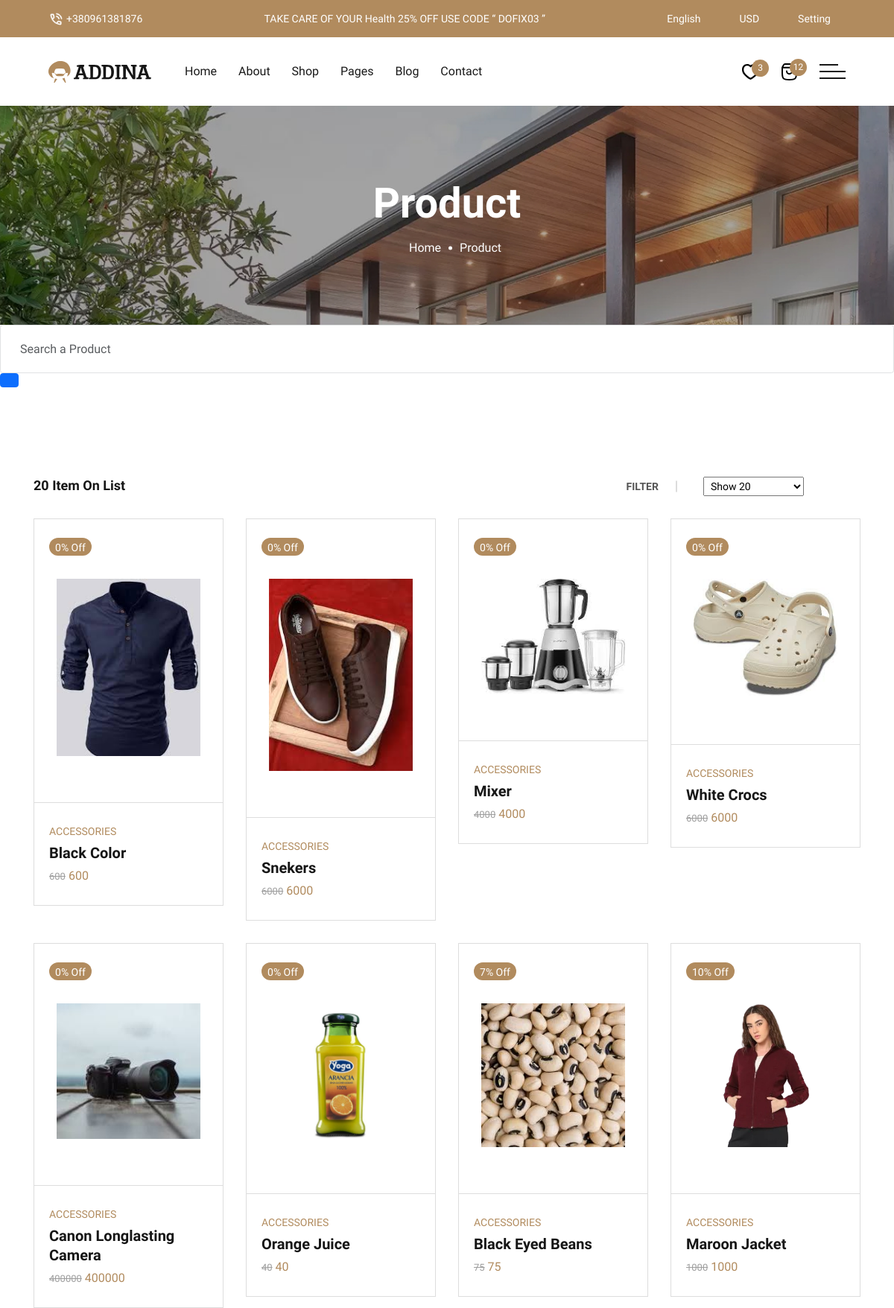
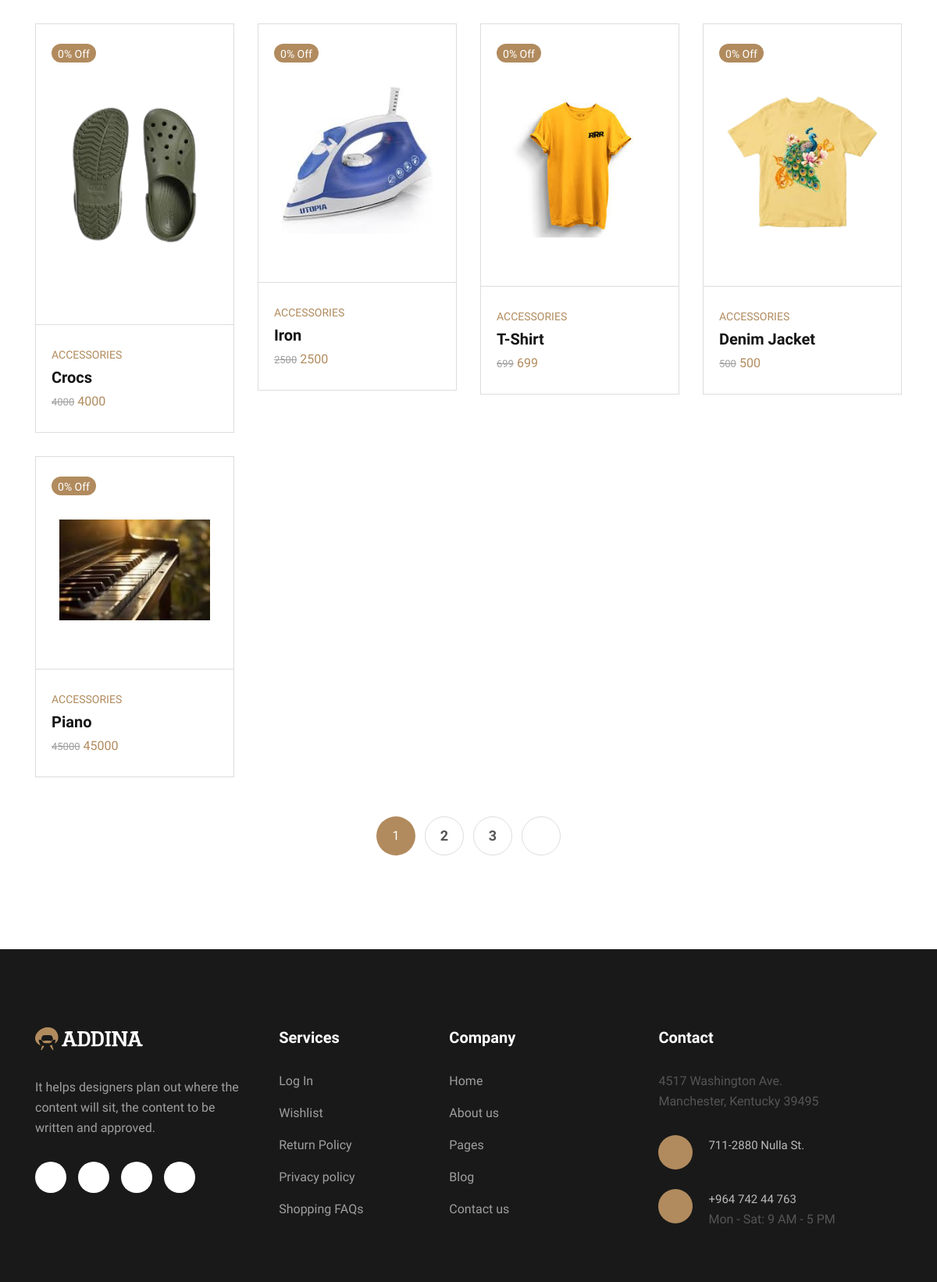
The app's page /product/ (upper part) with its own data (2 pictures, top to bottom).
### backend/models.py (models this page shows)
class productdata(models.Model):
    pcategory = models.CharField(max_length=100)
    psubcategory = models.CharField(max_length=100)
    name = models.CharField(max_length=100, blank = False, null = False)
    discription = models.CharField(max_length=100, blank = False, null = False)
    price = models.CharField(max_length=100, blank = False, null = False)
    quantity = models.CharField(max_length=100)
    discount = models.CharField(max_length=100)
    pstatus = models.CharField(max_length=100,default=0)
    image = models.FileField(upload_to='media/',default='')

### firstapp/views.py (the view)
# urls.py: path('product/',product),
def product(request):
    if 'search' in request.POST:
        query = request.POST['search']
        myobj = productdata.objects.filter(name__icontains=query).all()
    else:
        myobj = productdata.objects.all().order_by('-id')
    return render(request, 'product.html',{'obj':myobj})

### firstapp/templates/product.html (shortened to what this page needs)
{% load static %}
{% include 'header1.html' %}
<!doctype html>
<html class="no-js" lang="zxx">
<body>
   <main>
      <div class="breadcrumb__area theme-bg-1 p-relative z-index-11 pt-95 pb-95">
         <div class="breadcrumb__thumb" data-background="assets/imgs/bg/breadcrumb-bg-furniture.jpg"></div>
         <div class="container">
            <div class="row justify-content-center">
               <div class="col-xxl-12">
                  <div class="breadcrumb__wrapper text-center">
                     <h2 class="breadcrumb__title">Product</h2>
                     <div class="breadcrumb__menu">
                        <nav>
                           <ul>
                              <li><span><a href="/">Home</a></span></li>
                              <li><span>Product</span></li>
                           </ul>
                        </nav>
                     </div>
                  </div>
               </div>
            </div>
         </div>
      </div>
      <form  method="post">
         <div class="form-group">
             <input type="text" class="form-control" name="search" id="search exampleInputPassword1" placeholder="Search a Product">
             <button type="submit" class="btn btn-primary"><i class="fa fa-search"></i></button>
         </div>
     </form>
      <section class="bd-product__area section-space">
         <div class="container">
            <div class="row">
               <div class="col-xxl-4 col-xl-4 col-lg-4 col-md-6">
                  <div class="bd-product__result mb-30">
                     <h4>20 Item On List</h4>
                  </div>
               </div>
               <div class="col-xxl-8 col-xl-8 col-lg-8 col-md-6">
                  <div
                     class="product__filter-wrapper d-flex flex-wrap gap-3 align-items-center justify-content-md-end mb-30">
                     <div class="bd-product__filter-btn">
                        <button type="button"><i class="fa-solid fa-list"></i> Filter</button>
                     </div>
                     <div class="product__filter-count d-flex align-items-center">
                        <div class="btn-dropdown__options">
                           <select>
                              <option>Show 20</option>
                           </select>
                        </div>
                        <div class="bd-product__filter-style nav nav-tabs" role="tablist">
                           <button class="nav-link active" id="nav-grid-tab" data-bs-toggle="tab"
                              data-bs-target="#nav-grid" type="button" role="tab" aria-selected="false"><i
                                 class="fa-solid fa-grid"></i></button>
                           <button class="nav-link" id="nav-list-tab" data-bs-toggle="tab" data-bs-target="#nav-list"
                              type="button" role="tab" aria-selected="true"><i class="fa-solid fa-bars"></i></button>
                        </div>
                     </div>
                  </div>
               </div>
            </div>
            <div class="row">
               <div class="col-xxl-12">
                  <div class="product__filter-tab">
                     <div class="tab-content" id="nav-tabContent">
                        <div class="tab-pane fade active show" id="nav-grid" role="tabpanel"
                           aria-labelledby="nav-grid-tab">
                           <div class="row g-5">
                              {% for x in obj %}
                              <div class="col-xxl-3 col-xl-3 col-lg-4 col-md-6 col-sm-6">
                                 <div class="product-item">
                                    <div class="product-badge">
                                       <span class="product-trending">{{x.discount}}% off</span>
                                    </div>
                                    <div class="product-thumb">
                                       <a href="/productdetails/{{x.id}}"><img src="/media/{{x.image}}" alt=""></a>
                                    </div>
                                    <div class="product-content">
                                       <div class="product-tag">
                                          <span>ACCESSORIES</span>
                                       </div>
                                       <h4 class="product-title"><a href="/productdetails/{{x.id}}">{{x.name}}</a>
                                       </h4>
                                       <div class="product-price">
                                          <span class="product-old-price"><del>{{x.price}}</del></span>
                                          <span class="product-new-price">{{x.price}}</span>
                                       </div>
                                    </div>
                                 </div>
                              </div>
                              {% endfor %}
                           </div>
                        </div>
                     </div>
                  </div>
               </div>
            </div>
            <div class="row">
               <div class="bd-basic__pagination mt-50 d-flex align-items-center justify-content-center">
                  <nav>
                     <ul>
                        <li>
                           <span class="current">1</span>
                        </li>
                        <li>
                           <a href="#">2</a>
                        </li>
                        <li>
                           <a href="#">3</a>
                        </li>
                        <li>
                           <a href="#"><i class="fa-regular fa-angle-right"></i></a>
                        </li>
                     </ul>
                  </nav>
               </div>
            </div>
         </div>
      </section>
   </main>
   {% include 'footer1.html' %}
</body>
</html>

### firstapp/templates/header1.html (shortened to what this page needs)
{% load static %}
<head>
    <link rel="stylesheet" href="{% static 'assets/css/bootstrap.min.css' %}">
    <link rel="stylesheet" href="{% static 'assets/css/meanmenu.min.css' %}">
    <link rel="stylesheet" href="{% static 'assets/css/animate.css' %}">
    <link rel="stylesheet" href="{% static 'assets/css/swiper.min.css' %}">
    <link rel="stylesheet" href="{% static 'assets/css/slick.css' %}">
    <link rel="stylesheet" href="{% static 'assets/css/magnific-popup.css' %}">
    <link rel="stylesheet" href="{% static 'assets/css/fontawesome-pro.css' %}">
    <link rel="stylesheet" href="{% static 'assets/css/spacing.css' %}">
    <link rel="stylesheet" href="{% static 'assets/css/main.css' %}">
 </head>
 <header>
    <div class="header">
       <div class="header-top-area grocery__top-header">
          <div class="header-layout-4">
             <div class="header-to-main d-none d-sm-flex">
                <div class="link-text">
                   <span><img src="{% static 'assets/imgs/icons/call.png' %}" alt=""></span>
                   <a href="tel:+380961381876">+380961381876</a>
                </div>
                <div class="header-top-notice d-none d-lg-block">
                   <p>TAKE CARE OF YOUR Health <span class="text-white">25% OFF</span> USE CODE “ DOFIX03 ”</p>
                </div>
                <div class="tp-header-top-menu d-flex align-items-center justify-content-end">
                   <div class="header-lang-item header-lang">
                      <span class="header-lang-toggle text-white" id="header-lang-toggle">English</span>
                   </div>
                   <div class="header-lang-item tp-header-currency">
                      <span class="header-currency-toggle text-white" id="header-currency-toggle">USD</span>
                   </div>
                   <div class="header-lang-item tp-header-setting">
                      <span class="header-setting-toggle text-white" id="header-setting-toggle">Setting</span>
                   </div>
                </div>
             </div>
          </div>
       </div>
       <div class="header-layout-4 header-bottom">
          <div id="header-sticky" class="header-4">
             <div class="mega-menu-wrapper">
                <div class="header-main-4">
                   <div class="header-left">
                      <div class="header-logo">
                         <a href="/">
                            <img src="{% static 'assets/imgs/furniture/logo/logo.svg' %}" alt="logo not found">
                         </a>
                      </div>
                      <div class="mean__menu-wrapper furniture__menu d-none d-lg-block">
                         <div class="main-menu">
                            <nav id="mobile-menu">
                               <ul>
                                  <li class="has-dropdown">
                                     <a href="/">Home</a>
                                  </li>
                                  <li>
                                     <a href="/about">About</a>
                                  </li>
                                  <li class="has-dropdown">
                                     <a href="/product">Shop</a>
                                  </li>
                                  <li class="has-dropdown">
                                     <a href="/about">Pages</a>
                                  </li>
                                  <li class="has-dropdown">
                                     <a href="/blog">Blog</a>
                                  </li>
                                  <li>
                                     <a href="/contact">Contact</a>
                                  </li>
                               </ul>
                            </nav>
                         </div>
                      </div>
                   </div>
                   <div class="header-right d-inline-flex align-items-center justify-content-end">
                      <div class="header-action d-flex align-items-center ml-30">
                         <div class="header-action-item">
                            <a href="/wishlist" class="header-action-btn">
                               <span class="header-action-badge bg-furniture">3</span>
                            </a>
                         </div>
                         <div class="header-action-item">
                            <a href="/cart/{{data.id}}" class="header-action-btn cartmini-open-btn">
                               <span class="header-action-badge bg-furniture">12</span>
                            </a>
                         </div>
                      </div>
                      <div class="header-humbager ml-30">
                         <a class="sidebar__toggle" href="javascript:void(0)">
                            <div class="bar-icon-2">
                               <span></span>
                               <span></span>
                               <span></span>
                            </div>
                         </a>
                      </div>
                   </div>
                </div>
             </div>
          </div>
       </div>
    </div>
 </header>

### firstapp/templates/footer1.html (shortened to what this page needs)
{% load static %}
 <footer class="footer-bg">
    <div class="footer-area pt-100 pb-20">
       <div class="footer-style-4">
          <div class="container">
             <div class="footer-grid-3">
                <div class="footer-widget-4">
                   <div class="footer-logo mb-35">
                      <a href="/"><img src="{% static 'assets/imgs/furniture/logo/logo-light.svg' %}"
                            alt="image bnot found"></a>
                   </div>
                   <p>It helps designers plan out where the content will sit, the content to be written and approved.
                   </p>
                   <div class="theme-social">
                      <a class="furniture-bg-hover" href="#"><i class="fa-brands fa-facebook-f"></i></a>
                      <a class="furniture-bg-hover" href="#"><i class="fa-brands fa-twitter"></i></a>
                      <a class="furniture-bg-hover" href="#"><i class="fa-brands fa-linkedin-in"></i></a>
                      <a class="furniture-bg-hover" href="#"><i class="fa-brands fa-instagram"></i></a>
                   </div>
                </div>
                <div class="footer-widget-4">
                   <div class="footer-widget-title">
                      <h4>Services</h4>
                   </div>
                   <div class="footer-link">
                      <ul>
                         <li><a href="error.html">Log In</a></li>
                         <li><a href="wishlist.html">Wishlist</a></li>
                         <li><a href="error.html">Return Policy</a></li>
                         <li><a href="error.html">Privacy policy</a></li>
                         <li><a href="faq.html">Shopping FAQs</a></li>
                      </ul>
                   </div>
                </div>
                <div class="footer-widget-4">
                   <div class="footer-widget-title">
                      <h4>Company</h4>
                   </div>
                   <div class="footer-link">
                      <ul>
                         <li><a href="/">Home</a></li>
                         <li><a href="about.html">About us </a></li>
                         <li><a href="about.html">Pages</a></li>
                         <li><a href="blog.html">Blog</a></li>
                         <li><a href="contact.html">Contact us</a></li>
                      </ul>
                   </div>
                </div>
                <div class="footer-widget footer-col-4">
                   <div class="footer-widget-title">
                      <h4>Contact</h4>
                   </div>
                   <div class="footer-info mb-35">
                      <p class="w-75">4517 Washington Ave. Manchester, Kentucky 39495</p>
                      <div class="footer-info-item d-flex align-items-start pb-15 pt-15">
                         <div class="footer-info-icon mr-20">
                            <span> <i class="fa-solid fa-location-dot furniture-icon"></i></span>
                         </div>
                         <div class="footer-info-text">
                            <a class="furniture-clr-hover" target="_blank"
                               href="https://www.google.com/maps/place/Orville+St,+La+Presa,+CA+91977,+USA/@32.7092048,-117.0082772,17z/data=!3m1!4b1!4m5!3m4!1s0x80d9508a9aec8cd1:0x72d1ac1c9527b705!8m2!3d32.7092003!4d-117.0060885">711-2880
                               Nulla St.</a>
                         </div>
                      </div>
                      <div class="footer-info-item d-flex align-items-start">
                         <div class="footer-info-icon mr-20">
                            <span><i class="fa-solid fa-phone furniture-icon"></i></span>
                         </div>
                         <div class="footer-info-text">
                            <a class="furniture-clr-hover" href="tel:012-345-6789">+964 742 44 763</a>
                            <p>Mon - Sat: 9 AM - 5 PM</p>
                         </div>
                      </div>
                   </div>
                </div>
             </div>
          </div>
       </div>
    </div>
 </footer>

### records on screen
productdata: discount "0", image (picture), name "Black Color", price "600"
productdata: discount "0", image (picture), name "Snekers", price "6000"
productdata: discount "0", image (picture), name "Mixer", price "4000"
productdata: discount "0", image (picture), name "White Crocs", price "6000"
productdata: discount "0", image (picture), name "Canon Longlasting Camera", price "400000"
productdata: discount "0", image (picture), name "Orange Juice", price "40"
productdata: discount "7", image (picture), name "Black Eyed Beans", price "75"
productdata: discount "10", image (picture), name "Maroon Jacket", price "1000"
productdata: discount "0", image (picture), name "Crocs", price "4000"
productdata: discount "0", image (picture), name "Iron", price "2500"
productdata: discount "0", image (picture), name "T-Shirt", price "699"
productdata: discount "0", image (picture), name "Denim Jacket", price "500"
productdata: discount "0", image (picture), name "Piano", price "45000"
